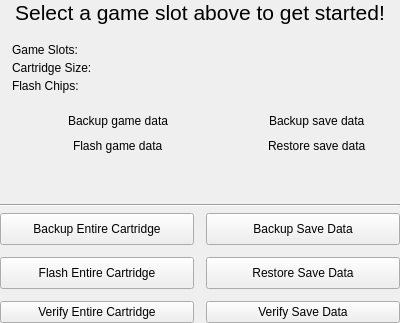
<?xml version="1.0" encoding="UTF-8"?>
<ui version="4.0">
 <class>CartridgeInfoWidget</class>
 <widget class="QWidget" name="CartridgeInfoWidget">
  <property name="geometry">
   <rect>
    <x>0</x>
    <y>0</y>
    <width>400</width>
    <height>323</height>
   </rect>
  </property>
  <property name="sizePolicy">
   <sizepolicy hsizetype="Preferred" vsizetype="MinimumExpanding">
    <horstretch>0</horstretch>
    <verstretch>0</verstretch>
   </sizepolicy>
  </property>
  <property name="windowTitle">
   <string>Form</string>
  </property>
  <layout class="QVBoxLayout" name="verticalLayout">
   <property name="leftMargin">
    <number>0</number>
   </property>
   <property name="topMargin">
    <number>0</number>
   </property>
   <property name="rightMargin">
    <number>0</number>
   </property>
   <property name="bottomMargin">
    <number>0</number>
   </property>
   <item>
    <widget class="QLabel" name="promptLabel">
     <property name="font">
      <font>
       <pointsize>16</pointsize>
      </font>
     </property>
     <property name="text">
      <string>Select a game slot above to get started!</string>
     </property>
     <property name="alignment">
      <set>Qt::AlignCenter</set>
     </property>
    </widget>
   </item>
   <item>
    <layout class="QFormLayout" name="cartridgeSpecsFormLayout">
     <property name="horizontalSpacing">
      <number>4</number>
     </property>
     <property name="verticalSpacing">
      <number>4</number>
     </property>
     <property name="leftMargin">
      <number>12</number>
     </property>
     <property name="topMargin">
      <number>12</number>
     </property>
     <property name="rightMargin">
      <number>12</number>
     </property>
     <property name="bottomMargin">
      <number>12</number>
     </property>
     <item row="0" column="0">
      <widget class="QLabel" name="cartridgeSpecNumSlotsLabel">
       <property name="text">
        <string>Game Slots:</string>
       </property>
      </widget>
     </item>
     <item row="0" column="1">
      <widget class="QLabel" name="cartridgeSpecNumSlotsOutputLabel">
       <property name="font">
        <font>
         <weight>75</weight>
         <bold>true</bold>
        </font>
       </property>
       <property name="text">
        <string/>
       </property>
      </widget>
     </item>
     <item row="1" column="0">
      <widget class="QLabel" name="cartridgeSpecCapacityLabel">
       <property name="text">
        <string>Cartridge Size:</string>
       </property>
      </widget>
     </item>
     <item row="1" column="1">
      <widget class="QLabel" name="cartridgeSpecCapacityOutputLabel">
       <property name="font">
        <font>
         <weight>75</weight>
         <bold>true</bold>
        </font>
       </property>
       <property name="text">
        <string/>
       </property>
      </widget>
     </item>
     <item row="2" column="0">
      <widget class="QLabel" name="cartridgeSpecNumChipsLabel">
       <property name="text">
        <string>Flash Chips:</string>
       </property>
      </widget>
     </item>
     <item row="2" column="1">
      <widget class="QLabel" name="cartridgeSpecNumChipsOutputLabel">
       <property name="font">
        <font>
         <weight>75</weight>
         <bold>true</bold>
        </font>
       </property>
       <property name="text">
        <string/>
       </property>
      </widget>
     </item>
    </layout>
   </item>
   <item>
    <layout class="QGridLayout" name="gridLayout">
     <property name="leftMargin">
      <number>0</number>
     </property>
     <property name="topMargin">
      <number>0</number>
     </property>
     <property name="rightMargin">
      <number>0</number>
     </property>
     <property name="bottomMargin">
      <number>0</number>
     </property>
     <property name="horizontalSpacing">
      <number>0</number>
     </property>
     <property name="verticalSpacing">
      <number>5</number>
     </property>
     <item row="0" column="0">
      <layout class="QHBoxLayout" name="gameBackupHorizontalLayout">
       <property name="spacing">
        <number>4</number>
       </property>
       <item>
        <spacer name="gameBackupLeftHorizontalSpacer">
         <property name="orientation">
          <enum>Qt::Horizontal</enum>
         </property>
         <property name="sizeHint" stdset="0">
          <size>
           <width>40</width>
           <height>20</height>
          </size>
         </property>
        </spacer>
       </item>
       <item>
        <widget class="QLabel" name="gameBackupEnabledLabel">
         <property name="maximumSize">
          <size>
           <width>25</width>
           <height>25</height>
          </size>
         </property>
         <property name="font">
          <font>
           <pointsize>13</pointsize>
          </font>
         </property>
         <property name="text">
          <string/>
         </property>
         <property name="pixmap">
          <pixmap resource="../../../../resources.qrc">:/res/res/check.svg</pixmap>
         </property>
         <property name="scaledContents">
          <bool>true</bool>
         </property>
        </widget>
       </item>
       <item>
        <widget class="QLabel" name="gameBackupDisabledLabel">
         <property name="maximumSize">
          <size>
           <width>25</width>
           <height>25</height>
          </size>
         </property>
         <property name="text">
          <string/>
         </property>
         <property name="pixmap">
          <pixmap resource="../../../../resources.qrc">:/res/res/cross.svg</pixmap>
         </property>
         <property name="scaledContents">
          <bool>true</bool>
         </property>
        </widget>
       </item>
       <item>
        <spacer name="gameBackupMiddleHorizontalSpacer">
         <property name="orientation">
          <enum>Qt::Horizontal</enum>
         </property>
         <property name="sizeType">
          <enum>QSizePolicy::Fixed</enum>
         </property>
         <property name="sizeHint" stdset="0">
          <size>
           <width>10</width>
           <height>0</height>
          </size>
         </property>
        </spacer>
       </item>
       <item>
        <widget class="QLabel" name="gameBackupLabel">
         <property name="text">
          <string>Backup game data</string>
         </property>
        </widget>
       </item>
       <item>
        <spacer name="gameBackupRightHorizontalSpacer">
         <property name="orientation">
          <enum>Qt::Horizontal</enum>
         </property>
         <property name="sizeHint" stdset="0">
          <size>
           <width>40</width>
           <height>20</height>
          </size>
         </property>
        </spacer>
       </item>
      </layout>
     </item>
     <item row="1" column="0">
      <layout class="QHBoxLayout" name="gameFlashHorizontalLayout">
       <property name="spacing">
        <number>4</number>
       </property>
       <item>
        <spacer name="gameFlashLeftHorizontalSpacer">
         <property name="orientation">
          <enum>Qt::Horizontal</enum>
         </property>
         <property name="sizeHint" stdset="0">
          <size>
           <width>40</width>
           <height>20</height>
          </size>
         </property>
        </spacer>
       </item>
       <item>
        <widget class="QLabel" name="gameFlashEnabledLabel">
         <property name="maximumSize">
          <size>
           <width>25</width>
           <height>25</height>
          </size>
         </property>
         <property name="text">
          <string/>
         </property>
         <property name="pixmap">
          <pixmap resource="../../../../resources.qrc">:/res/res/check.svg</pixmap>
         </property>
         <property name="scaledContents">
          <bool>true</bool>
         </property>
        </widget>
       </item>
       <item>
        <widget class="QLabel" name="gameFlashDisabledLabel">
         <property name="maximumSize">
          <size>
           <width>25</width>
           <height>25</height>
          </size>
         </property>
         <property name="text">
          <string/>
         </property>
         <property name="pixmap">
          <pixmap resource="../../../../resources.qrc">:/res/res/cross.svg</pixmap>
         </property>
         <property name="scaledContents">
          <bool>true</bool>
         </property>
        </widget>
       </item>
       <item>
        <spacer name="gameFlashMiddleHorizontalSpacer">
         <property name="orientation">
          <enum>Qt::Horizontal</enum>
         </property>
         <property name="sizeType">
          <enum>QSizePolicy::Fixed</enum>
         </property>
         <property name="sizeHint" stdset="0">
          <size>
           <width>10</width>
           <height>0</height>
          </size>
         </property>
        </spacer>
       </item>
       <item>
        <widget class="QLabel" name="gameFlashLabel">
         <property name="text">
          <string>Flash game data</string>
         </property>
        </widget>
       </item>
       <item>
        <spacer name="gameFlashRightHorizontalSpacer">
         <property name="orientation">
          <enum>Qt::Horizontal</enum>
         </property>
         <property name="sizeHint" stdset="0">
          <size>
           <width>40</width>
           <height>20</height>
          </size>
         </property>
        </spacer>
       </item>
      </layout>
     </item>
     <item row="0" column="1">
      <layout class="QHBoxLayout" name="saveBackupHorizontalLayout">
       <property name="spacing">
        <number>4</number>
       </property>
       <item>
        <spacer name="saveBackupLeftHorizontalSpacer">
         <property name="orientation">
          <enum>Qt::Horizontal</enum>
         </property>
         <property name="sizeHint" stdset="0">
          <size>
           <width>40</width>
           <height>20</height>
          </size>
         </property>
        </spacer>
       </item>
       <item>
        <widget class="QLabel" name="saveBackupEnabledLabel">
         <property name="maximumSize">
          <size>
           <width>25</width>
           <height>25</height>
          </size>
         </property>
         <property name="text">
          <string/>
         </property>
         <property name="pixmap">
          <pixmap resource="../../../../resources.qrc">:/res/res/check.svg</pixmap>
         </property>
         <property name="scaledContents">
          <bool>true</bool>
         </property>
        </widget>
       </item>
       <item>
        <widget class="QLabel" name="saveBackupDisabledLabel">
         <property name="maximumSize">
          <size>
           <width>25</width>
           <height>25</height>
          </size>
         </property>
         <property name="text">
          <string/>
         </property>
         <property name="pixmap">
          <pixmap resource="../../../../resources.qrc">:/res/res/cross.svg</pixmap>
         </property>
         <property name="scaledContents">
          <bool>true</bool>
         </property>
        </widget>
       </item>
       <item>
        <spacer name="saveBackupMiddleHorizontalSpacer">
         <property name="orientation">
          <enum>Qt::Horizontal</enum>
         </property>
         <property name="sizeType">
          <enum>QSizePolicy::Fixed</enum>
         </property>
         <property name="sizeHint" stdset="0">
          <size>
           <width>10</width>
           <height>0</height>
          </size>
         </property>
        </spacer>
       </item>
       <item>
        <widget class="QLabel" name="saveBackupLabel">
         <property name="text">
          <string>Backup save data</string>
         </property>
        </widget>
       </item>
       <item>
        <spacer name="saveBackupRightHorizontalSpacer">
         <property name="orientation">
          <enum>Qt::Horizontal</enum>
         </property>
         <property name="sizeHint" stdset="0">
          <size>
           <width>40</width>
           <height>20</height>
          </size>
         </property>
        </spacer>
       </item>
      </layout>
     </item>
     <item row="1" column="1">
      <layout class="QHBoxLayout" name="saveRestoreHorizontalLayout">
       <property name="spacing">
        <number>4</number>
       </property>
       <item>
        <spacer name="saveRestoreLeftHorizontalSpacer">
         <property name="orientation">
          <enum>Qt::Horizontal</enum>
         </property>
         <property name="sizeHint" stdset="0">
          <size>
           <width>40</width>
           <height>20</height>
          </size>
         </property>
        </spacer>
       </item>
       <item>
        <widget class="QLabel" name="saveRestoreEnabledLabel">
         <property name="maximumSize">
          <size>
           <width>25</width>
           <height>25</height>
          </size>
         </property>
         <property name="text">
          <string/>
         </property>
         <property name="pixmap">
          <pixmap resource="../../../../resources.qrc">:/res/res/check.svg</pixmap>
         </property>
         <property name="scaledContents">
          <bool>true</bool>
         </property>
        </widget>
       </item>
       <item>
        <widget class="QLabel" name="saveRestoreDisabledLabel">
         <property name="maximumSize">
          <size>
           <width>25</width>
           <height>25</height>
          </size>
         </property>
         <property name="text">
          <string/>
         </property>
         <property name="pixmap">
          <pixmap resource="../../../../resources.qrc">:/res/res/cross.svg</pixmap>
         </property>
         <property name="scaledContents">
          <bool>true</bool>
         </property>
        </widget>
       </item>
       <item>
        <spacer name="saveRestoreMiddleHorizontalSpacer">
         <property name="orientation">
          <enum>Qt::Horizontal</enum>
         </property>
         <property name="sizeType">
          <enum>QSizePolicy::Fixed</enum>
         </property>
         <property name="sizeHint" stdset="0">
          <size>
           <width>10</width>
           <height>0</height>
          </size>
         </property>
        </spacer>
       </item>
       <item>
        <widget class="QLabel" name="saveRestoreLabel">
         <property name="text">
          <string>Restore save data</string>
         </property>
        </widget>
       </item>
       <item>
        <spacer name="saveRestoreRightHorizontalSpacer">
         <property name="orientation">
          <enum>Qt::Horizontal</enum>
         </property>
         <property name="sizeHint" stdset="0">
          <size>
           <width>40</width>
           <height>20</height>
          </size>
         </property>
        </spacer>
       </item>
      </layout>
     </item>
    </layout>
   </item>
   <item>
    <spacer name="verticalSpacer">
     <property name="orientation">
      <enum>Qt::Vertical</enum>
     </property>
     <property name="sizeHint" stdset="0">
      <size>
       <width>20</width>
       <height>0</height>
      </size>
     </property>
    </spacer>
   </item>
   <item>
    <widget class="Line" name="line">
     <property name="orientation">
      <enum>Qt::Horizontal</enum>
     </property>
    </widget>
   </item>
   <item>
    <layout class="QHBoxLayout" name="cartActionsHorizontalLayout" stretch="0,1,0">
     <property name="spacing">
      <number>0</number>
     </property>
     <property name="leftMargin">
      <number>0</number>
     </property>
     <property name="topMargin">
      <number>0</number>
     </property>
     <property name="rightMargin">
      <number>0</number>
     </property>
     <property name="bottomMargin">
      <number>0</number>
     </property>
     <item>
      <spacer name="horizontalSpacer_5">
       <property name="orientation">
        <enum>Qt::Horizontal</enum>
       </property>
       <property name="sizeHint" stdset="0">
        <size>
         <width>0</width>
         <height>20</height>
        </size>
       </property>
      </spacer>
     </item>
     <item>
      <layout class="QGridLayout" name="cartActionsGridLayout">
       <property name="leftMargin">
        <number>0</number>
       </property>
       <property name="topMargin">
        <number>0</number>
       </property>
       <property name="rightMargin">
        <number>0</number>
       </property>
       <property name="bottomMargin">
        <number>0</number>
       </property>
       <property name="spacing">
        <number>12</number>
       </property>
       <item row="1" column="1">
        <widget class="QPushButton" name="cartActionRestoreSaveButton">
         <property name="minimumSize">
          <size>
           <width>0</width>
           <height>32</height>
          </size>
         </property>
         <property name="maximumSize">
          <size>
           <width>250</width>
           <height>16777215</height>
          </size>
         </property>
         <property name="text">
          <string>Restore Save Data</string>
         </property>
        </widget>
       </item>
       <item row="1" column="0">
        <widget class="QPushButton" name="cartActionFlashGameButton">
         <property name="minimumSize">
          <size>
           <width>0</width>
           <height>32</height>
          </size>
         </property>
         <property name="maximumSize">
          <size>
           <width>250</width>
           <height>16777215</height>
          </size>
         </property>
         <property name="text">
          <string>Flash Entire Cartridge</string>
         </property>
        </widget>
       </item>
       <item row="0" column="0">
        <widget class="QPushButton" name="cartActionBackupGameButton">
         <property name="minimumSize">
          <size>
           <width>0</width>
           <height>32</height>
          </size>
         </property>
         <property name="maximumSize">
          <size>
           <width>250</width>
           <height>16777215</height>
          </size>
         </property>
         <property name="text">
          <string>Backup Entire Cartridge</string>
         </property>
        </widget>
       </item>
       <item row="0" column="1">
        <widget class="QPushButton" name="cartActionBackupSaveButton">
         <property name="minimumSize">
          <size>
           <width>0</width>
           <height>32</height>
          </size>
         </property>
         <property name="maximumSize">
          <size>
           <width>250</width>
           <height>16777215</height>
          </size>
         </property>
         <property name="text">
          <string>Backup Save Data</string>
         </property>
        </widget>
       </item>
       <item row="2" column="0">
        <widget class="QPushButton" name="cartActionVerifyGameButton">
         <property name="maximumSize">
          <size>
           <width>250</width>
           <height>16777215</height>
          </size>
         </property>
         <property name="text">
          <string>Verify Entire Cartridge</string>
         </property>
        </widget>
       </item>
       <item row="2" column="1">
        <widget class="QPushButton" name="cartActionVerifySaveButton">
         <property name="maximumSize">
          <size>
           <width>250</width>
           <height>16777215</height>
          </size>
         </property>
         <property name="text">
          <string>Verify Save Data</string>
         </property>
        </widget>
       </item>
      </layout>
     </item>
     <item>
      <spacer name="horizontalSpacer_6">
       <property name="orientation">
        <enum>Qt::Horizontal</enum>
       </property>
       <property name="sizeHint" stdset="0">
        <size>
         <width>0</width>
         <height>20</height>
        </size>
       </property>
      </spacer>
     </item>
    </layout>
   </item>
  </layout>
 </widget>
 <resources>
  <include location="../../../../resources.qrc"/>
 </resources>
 <connections/>
</ui>
